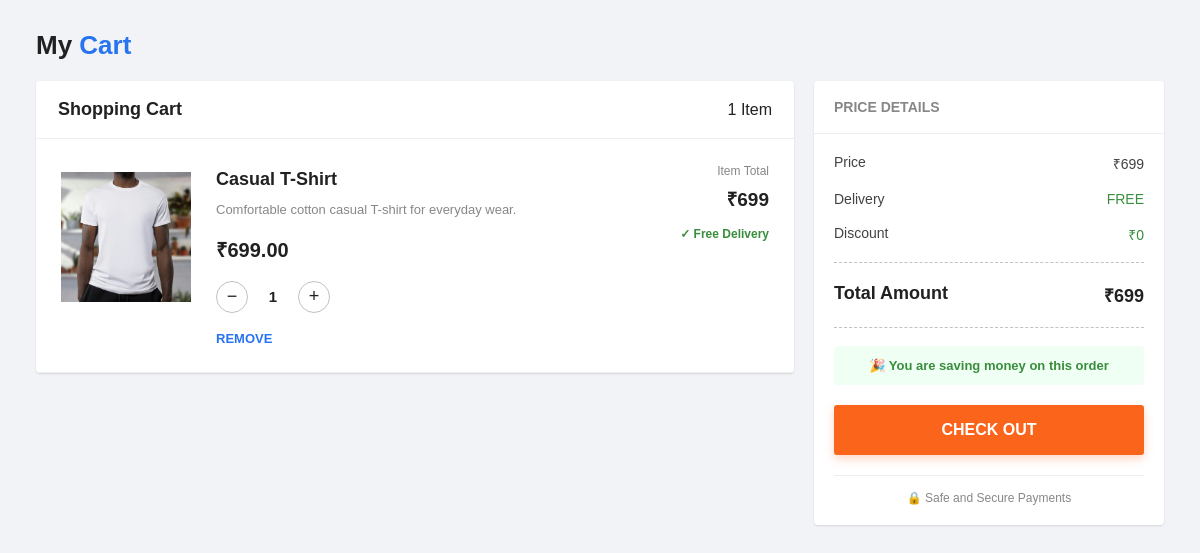
The page /cart/carts/ (signed in) on the database as committed earlier.
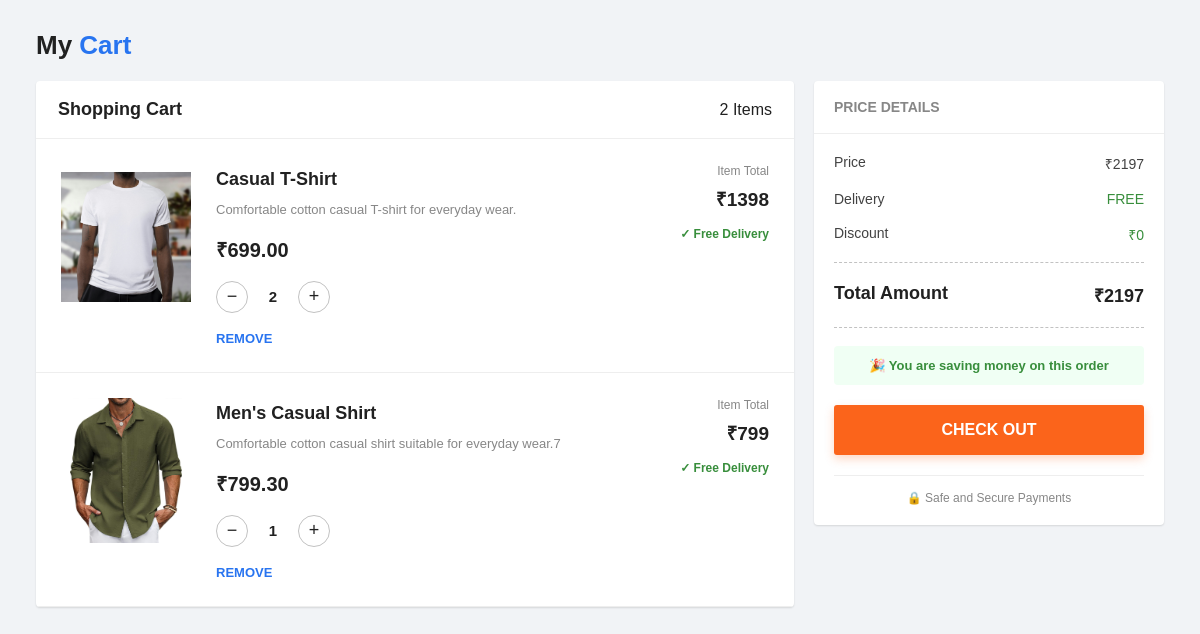
The same page on the database as committed later.
### cart/models.py (models this page shows)
class Cart(models.Model):
    user =models.ForeignKey(User,on_delete=models.CASCADE)
    product =models.ForeignKey(Product, on_delete=models.CASCADE)
    quantity = models. PositiveIntegerField(default=1)
    total_price = models. IntegerField()
    created_at= models. DateTimeField(auto_now_add=True)

### base/models.py (models this page shows)
class Product(models.Model):
        category = models.ForeignKey(Category,on_delete=models.CASCADE)
        pname = models.CharField(max_length=200)
        pdescription = models.TextField()
        price = models.DecimalField(max_digits=10,decimal_places=2)
        stock = models.PositiveIntegerField(default=0)
        is_available = models.BooleanField(default=True)
        pimage = models.ImageField(upload_to='products/',default='Default.jpg')
        is_delete = models.BooleanField(default=False)
        created_at = models.DateTimeField(auto_now_add=True)

### cart/views.py (the view)
# urls.py: path('carts/', cart, name='cart'),
@login_required(login_url='login_')
def cart(request):
    cart_product = Cart.objects.filter(user=request.user)
    TA = 0
    for i in cart_product:
        TA += i.total_price
    return render(request,'cart.html',{'cart_product': cart_product,'TA': TA})

### cart/templates/cart.html (shortened to what this page needs)
{% extends 'main.html' %}
{% block context %}
<div class="cart-page">
    <div class="cart-title">
        My <span>Cart</span>
    </div>
    {% if cart_product %}
    <div class="cart-layout">
        <div class="cart-box">
            <div class="cart-header">
                <h2>Shopping Cart</h2>
                {{ cart_product|length }} Item{{ cart_product|length|pluralize }}</span>
            </div>
            {% for i in cart_product %}
            <div class="cart-product">
                <div class="product-image">
                    {% if i.product.pimage %}
                        <img src="{{ i.product.pimage.url }}"alt="{{ i.product.pname }}">
                    {% else %}
                        <img src="/static/images/no-image.png"alt="No image">
                    {% endif %}
                </div>
                <div class="product-details">
                    <h3>{{ i.product.pname }}</h3>
                    <p class="product-description">{{ i.product.pdescription }}</p>
                    <div class="product-price">₹{{ i.product.price }}</div>
                    <div class="quantity-box">
                        <a href="{% url 'minus' i.id %}">
                            −
                        </a>
                        <span class="quantity-number">
                            {{ i.quantity }}
                        </span>
                        <a href="{% url 'plus' i.id %}">+</a>
                    </div>
                    <a class="remove-btn" href="{% url 'removee' i.id %}">Remove</a>
                </div>
                <div class="product-total">
                    <small>Item Total</small>
                    <strong>₹{{ i.total_price }}</strong>
                    <div class="delivery">✓ Free Delivery</div>
                </div>
            </div>
            {% endfor %}
        </div>
        <div class="price-card">
            <div class="price-title">Price Details</div>
            <div class="price-content">
                <div class="price-row">
                    <span>Price</span>
                    <span> ₹{{ TA }}</span>
                </div>
                <div class="price-row">
                    <span>Delivery</span>
                    <span class="green">FREE</span>
                </div>
                <div class="price-row">
                    <span> Discount</span>
                    <span class="green">₹0</span>
                </div>
                <div class="total-row">
                    <span>Total Amount</span>
                    <span>₹{{ TA }}</span>
                </div>
                <div class="savings">🎉 You are saving money on this order</div>
                <a href="{% url 'checkout' %}"><button class="checkout-btn">CHECK OUT</button></a>
                <div class="secure-payment">🔒 Safe and Secure Payments</div>
            </div>
        </div>
    </div>
    {% endif %}
</div>
{% endblock %}

Rows that differ between the two databases and show on the page:
changed Cart "Casual T-Shirt": quantity "1" → "2"; total_price "699" → "1398"
added Cart: product.pimage (picture), product.pname "Men's Casual Shirt", product.pdescription "Comfortable cotton casual shirt suitable for everyday wear.7", product.price "799.30", quantity "1", total_price "799"
Other text that changed with them:
{{ cart_product|length }}: "1" → "2"
{{ TA }}: "699" → "2197"
